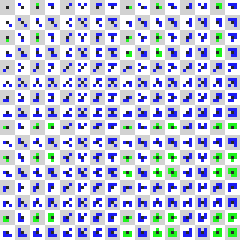
#> input picture src/world/tile_orientations.png, 80 x 80 px, found by its file name (shown 3 times larger)
$ python roomorientationcreator.py
#> lines starting #> are read from the running program, lines starting #| are printed output that depends on the picture; after the words box and inside, x2 and y2 are one past the last pixel; in counts of white or black regions, pixels touching at a corner belong together
import numpy
import cv2
white = [255, 255, 255]
grey = [210, 210, 210]
red = [30, 30, 243]
green = [30, 243, 30]
black = [40, 40, 40]
def set_tile(img, n):
    x = (n % 16)*5 + 1
    y = (n // 16)*5 + 1

    col = green

    peices = [[(n & 1), ((n >> 1) & 1), ((n >> 2) & 1)],
              [((n >> 7) & 1), None, ((n >> 3) & 1)],
              [((n >> 6) & 1), ((n >> 5) & 1), ((n >> 4) & 1)]]

    if (peices[0][0]):
        if not (peices[0][1] and peices[1][0]):
            col = red
    if (peices[0][2]):
        if not (peices[1][2] and peices[0][1]):
            col = red
    if (peices[2][0]):
        if not (peices[2][1] and peices[1][0]):
            col = red
    if (peices[2][2]):
        if not (peices[2][1] and peices[1][2]):
            col = red

    for i in range(5):
        for j in range(5):
            if ((n % 16) % 2) ^ ((n // 16) % 2):
                img[y - 1 + j][x - 1 + i] = white
            else:
                img[y - 1 + j][x - 1 + i] = grey

    for i in range(3):
        for j in range(3):
            if (peices[j][i] == None):
                img[y + j][x + i] = black
            elif (peices[j][i]):
                img[y + j][x + i] = col

img_path = "src/world/tile_orientations.png"
img = cv2.imread(img_path, cv2.IMREAD_COLOR_RGB )
#> img is the input picture: shape (80, 80, 3); mean B, G, R 220.2, 198.7, 192.4
for i in range(256):
    set_tile(img, i)
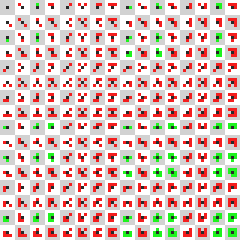
#> img: shape (80, 80, 3) (shown 3 times larger); 13.06% of pixels changed, all inside (x1, y1, x2, y2) = (1, 1, 79, 79)
cv2.imshow("Image", img)
cv2.imwrite(img_path, img)
cv2.waitKey(0)
cv2.destroyAllWindows()
